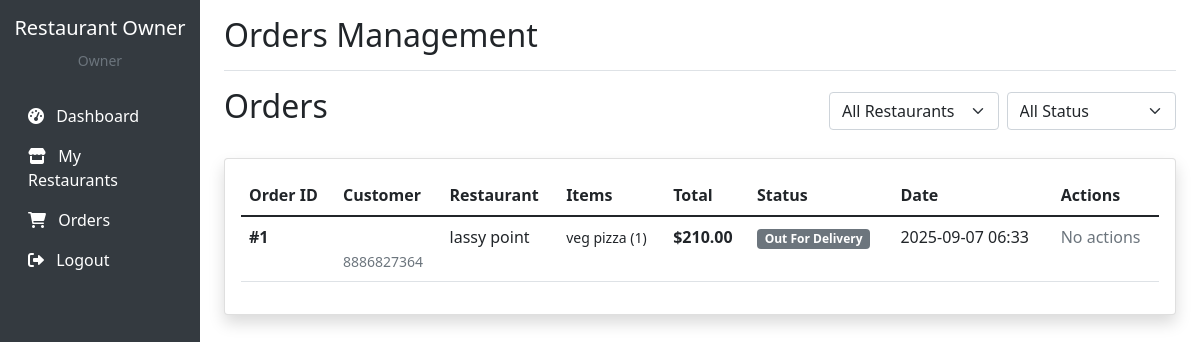
/restaurant-owner/orders (signed in), run on the app's committed database.
### models/order.py (models this page shows, shortened)
class Order(db.Model):
    __tablename__ = 'orders'
    id = db.Column(db.Integer, primary_key=True)
    customer_id = db.Column(db.Integer, db.ForeignKey('users.id'), nullable=False)  # Customer placing order
    restaurant_id = db.Column(db.Integer, db.ForeignKey('restaurants.id'), nullable=False)
    delivery_person_id = db.Column(db.Integer, db.ForeignKey('users.id'), nullable=True)  # Assigned delivery person
    order_number = db.Column(db.String(20), unique=True, nullable=False)
    total_amount = db.Column(db.Float, nullable=False)
    delivery_fee = db.Column(db.Float, default=0.0)
    discount_amount = db.Column(db.Float, default=0.0)
    tax_amount = db.Column(db.Float, default=0.0)
    status = db.Column(db.String(50), nullable=False, default='pending')
    booking_name = db.Column(db.String(100), nullable=False)
    booking_email = db.Column(db.String(120), nullable=True)
    phone = db.Column(db.String(20), nullable=False)
    delivery_address = db.Column(db.Text, nullable=False)
    delivery_city = db.Column(db.String(50), nullable=True)
    delivery_pincode = db.Column(db.String(10), nullable=True)
    delivery_date = db.Column(db.Date, nullable=True)
    delivery_time = db.Column(db.String(20), nullable=True)
    estimated_delivery_time = db.Column(db.DateTime, nullable=True)
    actual_delivery_time = db.Column(db.DateTime, nullable=True)
    payment_method = db.Column(db.String(50), nullable=False)
    payment_status = db.Column(db.String(20), default='pending')  # pending, paid, failed, refunded
    transaction_id = db.Column(db.String(100), nullable=True)
    special_instructions = db.Column(db.Text, nullable=True)
    rating = db.Column(db.Integer, nullable=True)  # 1-5 stars
    review = db.Column(db.Text, nullable=True)
    created_at = db.Column(db.DateTime, default=datetime.utcnow)
    confirmed_at = db.Column(db.DateTime, nullable=True)
    prepared_at = db.Column(db.DateTime, nullable=True)
    pickup_at = db.Column(db.DateTime, nullable=True)
    delivered_at = db.Column(db.DateTime, nullable=True)
    cancelled_at = db.Column(db.DateTime, nullable=True)
    order_items = db.relationship(
        'OrderItem',
        backref='order',
        lazy=True,
        cascade='all, delete-orphan'
    )
    customer = db.relationship(
        'User',
        backref=db.backref('orders', overlaps="customer_orders"),
        foreign_keys=[customer_id]
    )
    delivery_person = db.relationship(
        "User",
        foreign_keys=[delivery_person_id],
        back_populates="delivery_orders"
    )
    restaurant = db.relationship("Restaurant", back_populates="orders", lazy=True)

class OrderItem(db.Model):
    __tablename__ = 'order_items'
    id = db.Column(db.Integer, primary_key=True)
    order_id = db.Column(db.Integer, db.ForeignKey('orders.id'), nullable=False)
    menu_id = db.Column(db.Integer, db.ForeignKey('menus.id'), nullable=False)
    quantity = db.Column(db.Integer, nullable=False)
    price = db.Column(db.Float, nullable=False)  # Price at time of order
    customization = db.Column(db.Text, nullable=True)  # Special customization requests
    menu = db.relationship('Menu', backref='order_items', lazy=True)

### models/user.py (models this page shows, shortened)
class User(UserMixin, db.Model):
    __tablename__ = 'users'
    id = db.Column(db.Integer, primary_key=True)
    username = db.Column(db.String(80), unique=True, nullable=False)
    email = db.Column(db.String(120), unique=True, nullable=False)
    password_hash = db.Column(db.String(128), nullable=False)
    first_name = db.Column(db.String(50), nullable=False)
    last_name = db.Column(db.String(50), nullable=False)
    phone = db.Column(db.String(20), nullable=True)
    address = db.Column(db.Text, nullable=True)
    city = db.Column(db.String(50), nullable=True)
    role = db.Column(
        db.String(20),
        nullable=False,
        default='customer'  # customer, restaurant_owner, delivery_person, admin
    )
    is_active = db.Column(db.Boolean, default=True)
    is_verified = db.Column(db.Boolean, default=False)
    created_at = db.Column(db.DateTime, default=datetime.utcnow)
    last_login = db.Column(db.DateTime, nullable=True)
    carts = db.relationship(
        'Cart', backref='user', lazy=True, cascade='all, delete-orphan'
    )
    customer_orders = db.relationship(
        "Order",
        foreign_keys="Order.customer_id",
        back_populates="customer",
    )
    delivery_orders = db.relationship(
        "Order",
        foreign_keys="Order.delivery_person_id",
        back_populates="delivery_person",
    )
    restaurants = db.relationship('Restaurant', backref='owner', lazy=True)
    def is_restaurant_owner(self):
        return self.role == 'restaurant_owner'

### models/restaurant.py (models this page shows, shortened)
class Restaurant(db.Model):
    __tablename__ = 'restaurants'
    id = db.Column(db.Integer, primary_key=True)
    name = db.Column(db.String(100), nullable=False)
    description = db.Column(db.Text, nullable=True)
    cuisine = db.Column(db.String(50), nullable=False)
    rating = db.Column(db.Float, default=0.0)
    delivery_time = db.Column(db.String(20), nullable=True)
    image = db.Column(db.String(200), nullable=True)
    cover_image = db.Column(db.String(200), nullable=True)
    type = db.Column(db.String(20), nullable=False, default='both')  # veg, non-veg, both
    address = db.Column(db.Text, nullable=False)
    city = db.Column(db.String(50), nullable=False)
    phone = db.Column(db.String(20), nullable=False)
    email = db.Column(db.String(120), nullable=True)
    opening_time = db.Column(db.String(10), nullable=True)
    closing_time = db.Column(db.String(10), nullable=True)
    delivery_fee = db.Column(db.Float, default=0.0)
    minimum_order = db.Column(db.Float, default=0.0)
    is_active = db.Column(db.Boolean, default=True)
    is_verified = db.Column(db.Boolean, default=False)
    owner_id = db.Column(db.Integer, db.ForeignKey('users.id'), nullable=False)
    created_at = db.Column(db.DateTime, default=datetime.utcnow)
    updated_at = db.Column(db.DateTime, default=datetime.utcnow, onupdate=datetime.utcnow)
    menus = db.relationship('Menu', backref='restaurant', lazy=True, cascade='all, delete-orphan')
    orders = db.relationship("Order", back_populates="restaurant", lazy=True)

### models/menu.py (models this page shows, shortened)
class Menu(db.Model):
    __tablename__ = 'menus'
    id = db.Column(db.Integer, primary_key=True)
    restaurant_id = db.Column(db.Integer, db.ForeignKey('restaurants.id'), nullable=False)
    name = db.Column(db.String(100), nullable=False)
    description = db.Column(db.Text, nullable=True)
    price = db.Column(db.Float, nullable=False)
    discounted_price = db.Column(db.Float, nullable=True)
    category = db.Column(db.String(50), nullable=True)
    type = db.Column(db.String(20), nullable=False, default='veg')  # veg, non-veg
    image = db.Column(db.String(200), nullable=True)
    ingredients = db.Column(db.Text, nullable=True)
    allergens = db.Column(db.String(200), nullable=True)
    spice_level = db.Column(db.String(20), nullable=True)  # mild, medium, hot, very_hot
    preparation_time = db.Column(db.Integer, nullable=True)  # in minutes
    calories = db.Column(db.Integer, nullable=True)
    is_available = db.Column(db.Boolean, default=True)
    is_featured = db.Column(db.Boolean, default=False)
    sort_order = db.Column(db.Integer, default=0)
    created_at = db.Column(db.DateTime, default=datetime.utcnow)
    updated_at = db.Column(db.DateTime, default=datetime.utcnow, onupdate=datetime.utcnow)

### controllers/restaurant_owner_controller.py (the view)
@restaurant_owner_bp.route('/orders')
@login_required
@restaurant_owner_required
def orders():
    user = get_current_user()
    page = request.args.get('page', 1, type=int)
    status_filter = request.args.get('status', '')
    restaurant_id = request.args.get('restaurant_id', type=int)
    user_restaurants_result = restaurant_dao.get_restaurants_by_owner(user.id)
    user_restaurants = getattr(user_restaurants_result, 'items', user_restaurants_result)
    restaurant_ids = [r.id for r in user_restaurants]
    if restaurant_id and restaurant_id not in restaurant_ids:
        flash('Access denied', 'error')
        return redirect(url_for('restaurant_owner.orders'))
    orders = order_dao.get_orders_by_restaurants(
        restaurant_ids if not restaurant_id else [restaurant_id],
        page=page,
        per_page=15,
        status_filter=status_filter
    )
    return render_template('restaurant_owner/orders.html',
                           orders=orders,
                           restaurants=user_restaurants,
                           selected_restaurant=restaurant_id,
                           status_filter=status_filter)

### templates/restaurant_owner/orders.html (shortened to what this page needs)
{% extends "restaurant_owner/base.html" %}
{% block page_title %}Orders Management{% endblock %}
{% block content %}
<div class="d-flex justify-content-between align-items-center mb-4">
    <h2>Orders</h2>
    <div class="d-flex gap-2">
        <select class="form-select" id="restaurantFilter" onchange="filterOrders()">
            <option value="">All Restaurants</option>
        </select>
        <select class="form-select" id="statusFilter" onchange="filterOrders()">
            <option value="">All Status</option>
        </select>
    </div>
</div>
{% if orders %}
    {% if orders.items %}
        <div class="card shadow">
            <div class="card-body">
                <div class="table-responsive">
                    <table class="table table-hover">
                        <thead>
                            <tr>
                                <th>Order ID</th>
                                <th>Customer</th>
                                <th>Restaurant</th>
                                <th>Items</th>
                                <th>Total</th>
                                <th>Status</th>
                                <th>Date</th>
                                <th>Actions</th>
                            </tr>
                        </thead>
                        <tbody>
                            {% for order in orders.items %}
                            <tr>
                                <td><strong>#{{ order.id }}</strong></td>
                                <td>
                                    {{ order.customer.name if order.customer else 'N/A' }}<br>
                                    <small class="text-muted">{{ order.customer.phone if order.customer else '' }}</small>
                                </td>
                                <td>{{ order.restaurant.name if order.restaurant else 'N/A' }}</td>
                                <td>
                                    {% if order.order_items %}
                                        {% for item in order.order_items[:2] %}
                                            <small>{{ item.menu.name }} ({{ item.quantity }})</small><br>
                                        {% endfor %}
                                    {% else %}
                                        <small class="text-muted">No items</small>
                                    {% endif %}
                                </td>
                                <td><strong>${{ "%.2f"|format(order.total_amount) }}</strong></td>
                                <td>
                                    <span class="badge bg-{{
                                        'success' if order.status == 'completed'
                                        else 'primary' if order.status == 'confirmed'
                                        else 'info' if order.status == 'preparing'
                                        else 'warning' if order.status == 'ready_for_pickup'
                                        else 'secondary'
                                    }}">
                                        {{ order.status.replace('_', ' ').title() }}
                                    </span>
                                </td>
                                <td>
                                    {{ order.created_at.strftime('%Y-%m-%d %H:%M') if order.created_at else 'N/A' }}
                                </td>
                                <td>
                                    {% if order.status in ['pending', 'confirmed', 'preparing'] %}
                                    <div class="btn-group" role="group">
                                        {% if order.status == 'pending' %}
                                        <button class="btn btn-sm btn-success" onclick="updateOrderStatus({{ order.id }}, 'confirmed')">
                                            Confirm
                                        </button>
                                        {% elif order.status == 'confirmed' %}
                                        <button class="btn btn-sm btn-info" onclick="updateOrderStatus({{ order.id }}, 'preparing')">
                                            Start Preparing
                                        </button>
                                        {% elif order.status == 'preparing' %}
                                        <button class="btn btn-sm btn-warning" onclick="updateOrderStatus({{ order.id }}, 'ready_for_pickup')">
                                            Ready
                                        </button>
                                        {% endif %}
                                    </div>
                                    {% else %}
                                    <span class="text-muted">No actions</span>
                                    {% endif %}
                                </td>
                            </tr>
                            {% endfor %}
                        </tbody>
                    </table>
                </div>
            </div>
        </div>
    {% else %}
        <div class="text-center py-5">
            <i class="fas fa-shopping-cart fa-3x text-muted mb-3"></i>
            <h4>No Orders Found</h4>
            <p class="text-muted">No orders match your current filters.</p>
        </div>
    {% endif %}
{% else %}
    <div class="text-center py-5">
        <i class="fas fa-shopping-cart fa-3x text-muted mb-3"></i>
        <h4>No Orders Yet</h4>
        <p class="text-muted">You haven't received any orders yet.</p>
    </div>
{% endif %}
{% endblock %}

### data on the page
Order: id "1", customer "8886827364", restaurant "lassy point", total_amount "210.00", status.replace "Out For Delivery", created_at "2025-09-07 06:33", shows "No actions"
OrderItem: menu.name "veg pizza", quantity "1"

### other printed values
{{ user.name if user else 'Owner' }} "Owner"
